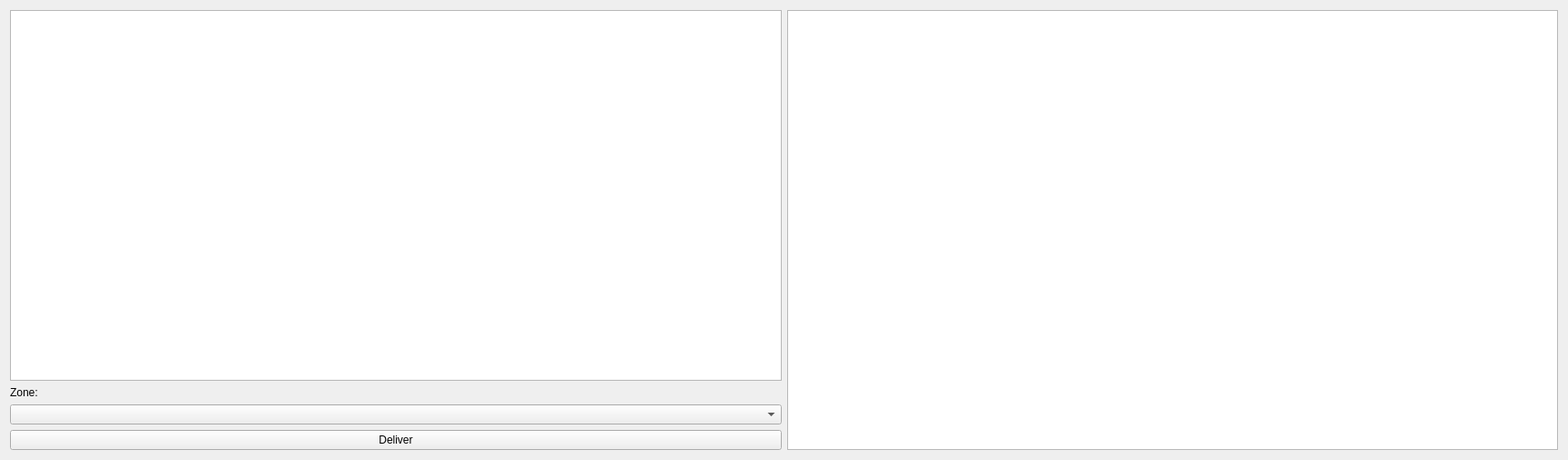
<?xml version="1.0" encoding="UTF-8"?>
<ui version="4.0">
 <class>View</class>
 <widget class="QWidget" name="View">
  <property name="geometry">
   <rect>
    <x>0</x>
    <y>0</y>
    <width>1723</width>
    <height>505</height>
   </rect>
  </property>
  <property name="windowTitle">
   <string>Form</string>
  </property>
  <layout class="QHBoxLayout" name="horizontalLayout">
   <item>
    <layout class="QVBoxLayout" name="verticalLayout">
     <item>
      <widget class="QListWidget" name="listWidgetStreet"/>
     </item>
     <item>
      <widget class="QLabel" name="labelZone">
       <property name="text">
        <string>Zone:</string>
       </property>
      </widget>
     </item>
     <item>
      <widget class="QComboBox" name="comboBoxPackage"/>
     </item>
     <item>
      <widget class="QPushButton" name="pushButtonDeliver">
       <property name="text">
        <string>Deliver</string>
       </property>
      </widget>
     </item>
    </layout>
   </item>
   <item>
    <widget class="QListWidget" name="listWidgetUndelivered"/>
   </item>
  </layout>
 </widget>
 <resources/>
 <connections>
  <connection>
   <sender>pushButtonDeliver</sender>
   <signal>clicked()</signal>
   <receiver>View</receiver>
   <slot>deliverPackage()</slot>
   <hints>
    <hint type="sourcelabel">
     <x>387</x>
     <y>494</y>
    </hint>
    <hint type="destinationlabel">
     <x>760</x>
     <y>504</y>
    </hint>
   </hints>
  </connection>
  <connection>
   <sender>listWidgetStreet</sender>
   <signal>doubleClicked(QModelIndex)</signal>
   <receiver>View</receiver>
   <slot>showPackages()</slot>
   <hints>
    <hint type="sourcelabel">
     <x>178</x>
     <y>225</y>
    </hint>
    <hint type="destinationlabel">
     <x>0</x>
     <y>89</y>
    </hint>
   </hints>
  </connection>
  <connection>
   <sender>comboBoxPackage</sender>
   <signal>currentTextChanged(QString)</signal>
   <receiver>View</receiver>
   <slot>showPackages()</slot>
   <hints>
    <hint type="sourcelabel">
     <x>126</x>
     <y>445</y>
    </hint>
    <hint type="destinationlabel">
     <x>7</x>
     <y>486</y>
    </hint>
   </hints>
  </connection>
 </connections>
 <slots>
  <slot>deliverPackage()</slot>
  <slot>showPackages()</slot>
 </slots>
</ui>
